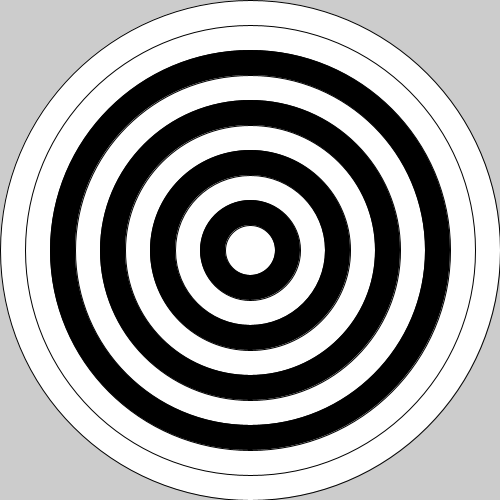
Frame 1 (no input)
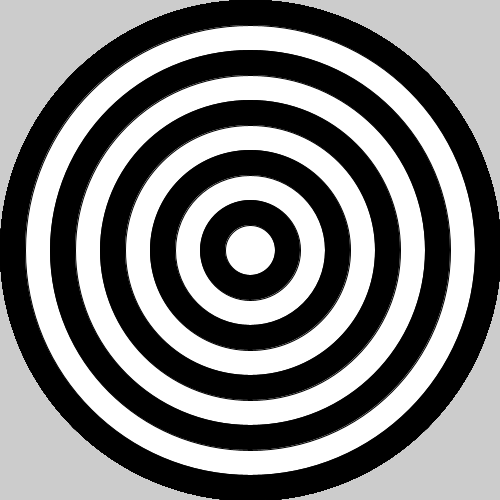
Frame 60 (the mouse pressed at the canvas centre just before this capture)
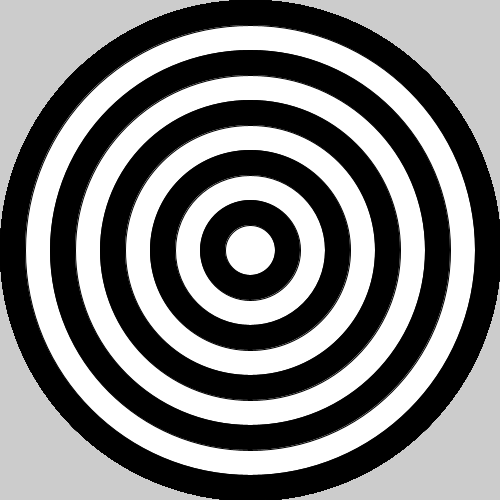
Frame 120 (the mouse held since frame 60 and released just before this capture)

The Processing sketch that drew these frames (run headless with seeded random() and noise(); from frame 60 on, the mouse is pressed at the canvas centre):

// Processing sketch: bullseye
// ── bullseye.pde

void setup() {
 
  // set the size of your sketch
  size(500,500);
}

void draw() {
  
  //Starting with the largest ellipse, use a for loop to draw a bullseye with ellipses.
  for(int i=0; i<10; i++){
   
  ellipse(250,250, 500 - i*50, 500-i*50);
  //Use an if statement and modulo to alternate the color of your rings.
   if(i % 2 == 1){
    fill(#000000);
  }else{
    fill(#FFFFFF);
  }
  }

}
